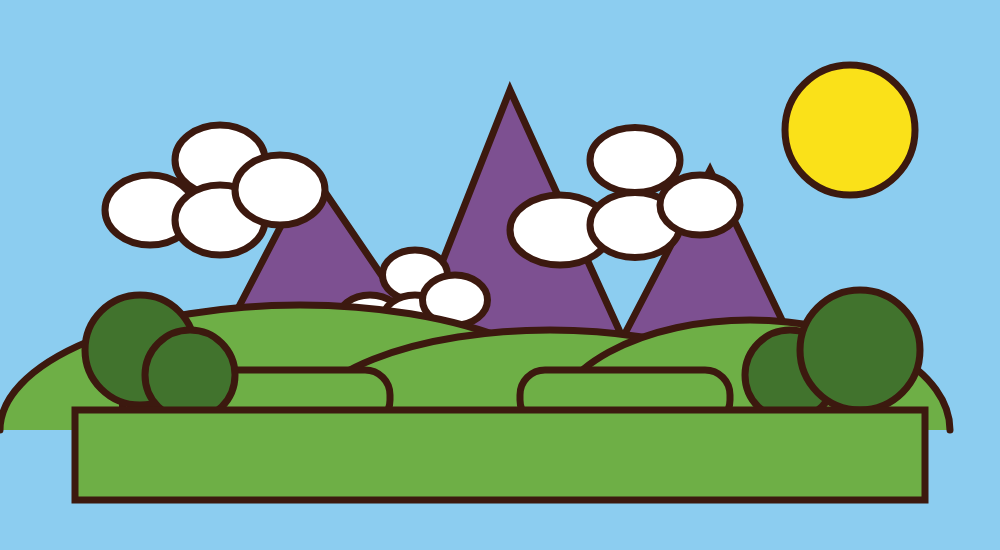
Frame 1 (no input)
Frame 2 (the mouse pressed at the canvas centre, redrawn once): identical to frame 1, image omitted

The p5.js sketch that drew this single still picture (run headless with seeded random() and noise() and a simulated clock; the mouse was pressed at the canvas centre and the sketch redrawn once):

// p5.js sketch
// ── sketch.js
function setup() {
  // Canvas үүсгээд түүнийг хувьсагчид авна
  let cnv = createCanvas(1000, 550);
  
  // Canvas-ийг дэлгэцийн голд байрлуулах CSS стилийг шууд олгох
  cnv.style('display', 'block');
  cnv.style('margin', 'auto');
  
  noLoop(); // Зөвхөн нэг удаа зурна
}

function draw() {
  // Дээд талын тэнгэрийн дэвсгэр өнгө (Цайвар цэнхэр)
  background(140, 205, 240);

  // Хүрээний тохиргоо (Бараан хүрэн хүрээ)
  stroke(60, 25, 15);
  strokeWeight(7);

  // 1. Нар (Баруун дээд өнцөгт)
  fill(250, 225, 25);
  circle(850, 130, 130);

  // 2. Уулс (Ниолетан ягаан өнгөтэй гурвалжнууд)
  fill(125, 80, 145);
  triangle(180, 420, 310, 170, 480, 420);
  triangle(380, 420, 510, 90, 660, 420);
  triangle(580, 420, 710, 170, 830, 420);

  // 3. Үүлс (Цагаан дугуйнууд)
  fill(255);
  ellipse(150, 210, 90, 70);
  ellipse(220, 160, 90, 70);
  ellipse(220, 220, 90, 70);
  ellipse(280, 190, 90, 70);

  ellipse(370, 320, 65, 50);
  ellipse(415, 275, 65, 50);
  ellipse(415, 320, 65, 50);
  ellipse(455, 300, 65, 50);

  ellipse(560, 230, 100, 70);
  ellipse(635, 160, 90, 65);
  ellipse(635, 225, 90, 65);
  ellipse(700, 205, 80, 60);

  // 4. Ногоон толгод болон бутнууд
  fill(110, 175, 70);
  arc(300, 430, 600, 250, PI, 0);
  arc(550, 430, 500, 200, PI, 0);
  arc(750, 430, 400, 220, PI, 0);

  rect(190, 370, 200, 55, 25);
  rect(520, 370, 210, 55, 25);

  // 5. Моднууд
  drawTree(140, 350, 110, 35, 80);
  drawTree(190, 375, 90, 30, 70);
  drawTree(790, 375, 90, 30, 70);
  drawTree(860, 350, 120, 40, 85);

  // 6. Хамгийн доод талын ногоон судал
  fill(110, 175, 70);
  rect(75, 410, 850, 90);
}

function drawTree(x, y, canopySize, trunkW, trunkH) {
  fill(130, 75, 40);
  rect(x - trunkW / 2, y, trunkW, trunkH);
  
  fill(65, 115, 45);
  circle(x, y, canopySize);
}
